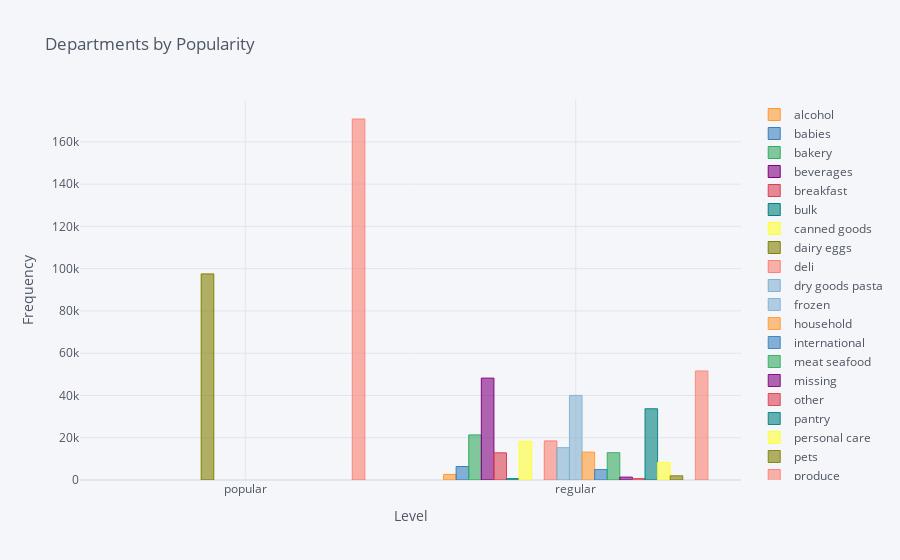

Source (notebook cell):
### Code cell
fig = insta_RetInfo[['dept_bin', 'department']].value_counts().unstack().iplot(kind='bar',
                                                         title= 'Departments by Popularity',
                                                         xaxis_title='Level',
                                                         yaxis_title='Frequency')
fig = go.Figure(fig)

py.plot(fig, filename='Departments_by_Popularity', auto_open=False)
# Here, I've seperated the popular departments from the others

### Figure 1 — Plotly figure (JSON) as saved in the notebook; plotly's stock layout.template omitted (floating-point values rounded to 4 significant figures)
{"data": [{"marker": {"color": "rgba(255, 153, 51, 0.6)", "line": {"color": "rgba(255, 153, 51, 1.0)", "width": 1}}, "name": "alcohol", "orientation": "v", "text": "", "type": "bar", "x": ["popular", "regular"], "y": ["", 2640]}, {"marker": {"color": "rgba(55, 128, 191, 0.6)", "line": {"color": "rgba(55, 128, 191, 1.0)", "width": 1}}, "name": "babies", "orientation": "v", "text": "", "type": "bar", "x": ["popular", "regular"], "y": ["", 6387]}, {"marker": {"color": "rgba(50, 171, 96, 0.6)", "line": {"color": "rgba(50, 171, 96, 1.0)", "width": 1}}, "name": "bakery", "orientation": "v", "text": "", "type": "bar", "x": ["popular", "regular"], "y": ["", 21326]}, {"marker": {"color": "rgba(128, 0, 128, 0.6)", "line": {"color": "rgba(128, 0, 128, 1.0)", "width": 1}}, "name": "beverages", "orientation": "v", "text": "", "type": "bar", "x": ["popular", "regular"], "y": ["", 48199]}, {"marker": {"color": "rgba(219, 64, 82, 0.6)", "line": {"color": "rgba(219, 64, 82, 1.0)", "width": 1}}, "name": "breakfast", "orientation": "v", "text": "", "type": "bar", "x": ["popular", "regular"], "y": ["", 12853]}, {"marker": {"color": "rgba(0, 128, 128, 0.6)", "line": {"color": "rgba(0, 128, 128, 1.0)", "width": 1}}, "name": "bulk", "orientation": "v", "text": "", "type": "bar", "x": ["popular", "regular"], "y": ["", 633]}, {"marker": {"color": "rgba(255, 255, 51, 0.6)", "line": {"color": "rgba(255, 255, 51, 1.0)", "width": 1}}, "name": "canned goods", "orientation": "v", "text": "", "type": "bar", "x": ["popular", "regular"], "y": ["", 18307]}, {"marker": {"color": "rgba(128, 128, 0, 0.6)", "line": {"color": "rgba(128, 128, 0, 1.0)", "width": 1}}, "name": "dairy eggs", "orientation": "v", "text": "", "type": "bar", "x": ["popular", "regular"], "y": [97513, ""]}, {"marker": {"color": "rgba(251, 128, 114, 0.6)", "line": {"color": "rgba(251, 128, 114, 1.0)", "width": 1}}, "name": "deli", "orientation": "v", "text": "", "type": "bar", "x": ["popular", "regular"], "y": ["", 18491]}, {"marker": {"color": "rgba(128, 177, 211, 0.6)", "line": {"color": "rgba(128, 177, 211, 1.0)", "width": 1}}, "name": "dry goods pasta", "orientation": "v", "text": "", "type": "bar", "x": ["popular", "regular"], "y": ["", 15280]}, {"marker": {"color": "rgba(128, 177, 211, 0.6)", "line": {"color": "rgba(128, 177, 211, 0.8999999999999999)", "width": 1}}, "name": "frozen", "orientation": "v", "text": "", "type": "bar", "x": ["popular", "regular"], "y": ["", 40002]}, {"marker": {"color": "rgba(255, 153, 51, 0.6)", "line": {"color": "rgba(255, 153, 51, 0.8999999999999999)", "width": 1}}, "name": "household", "orientation": "v", "text": "", "type": "bar", "x": ["popular", "regular"], "y": ["", 13196]}, {"marker": {"color": "rgba(55, 128, 191, 0.6)", "line": {"color": "rgba(55, 128, 191, 0.8999999999999999)", "width": 1}}, "name": "international", "orientation": "v", "text": "", "type": "bar", "x": ["popular", "regular"], "y": ["", 4955]}, {"marker": {"color": "rgba(50, 171, 96, 0.6)", "line": {"color": "rgba(50, 171, 96, 0.8999999999999999)", "width": 1}}, "name": "meat seafood", "orientation": "v", "text": "", "type": "bar", "x": ["popular", "regular"], "y": ["", 12932]}, {"marker": {"color": "rgba(128, 0, 128, 0.6)", "line": {"color": "rgba(128, 0, 128, 0.8999999999999999)", "width": 1}}, "name": "missing", "orientation": "v", "text": "", "type": "bar", "x": ["popular", "regular"], "y": ["", 1379]}, {"marker": {"color": "rgba(219, 64, 82, 0.6)", "line": {"color": "rgba(219, 64, 82, 0.8999999999999999)", "width": 1}}, "name": "other", "orientation": "v", "text": "", "type": "bar", "x": ["popular", "regular"], "y": ["", 666]}, {"marker": {"color": "rgba(0, 128, 128, 0.6)", "line": {"color": "rgba(0, 128, 128, 0.8999999999999999)", "width": 1}}, "name": "pantry", "orientation": "v", "text": "", "type": "bar", "x": ["popular", "regular"], "y": ["", 33716]}, {"marker": {"color": "rgba(255, 255, 51, 0.6)", "line": {"color": "rgba(255, 255, 51, 0.8999999999999999)", "width": 1}}, "name": "personal care", "orientation": "v", "text": "", "type": "bar", "x": ["popular", "regular"], "y": ["", 8331]}, {"marker": {"color": "rgba(128, 128, 0, 0.6)", "line": {"color": "rgba(128, 128, 0, 0.8999999999999999)", "width": 1}}, "name": "pets", "orientation": "v", "text": "", "type": "bar", "x": ["popular", "regular"], "y": ["", 1988]}, {"marker": {"color": "rgba(251, 128, 114, 0.6)", "line": {"color": "rgba(251, 128, 114, 0.8999999999999999)", "width": 1}}, "name": "produce", "orientation": "v", "text": "", "type": "bar", "x": ["popular", "regular"], "y": [170800, ""]}, {"marker": {"color": "rgba(251, 128, 114, 0.6)", "line": {"color": "rgba(251, 128, 114, 0.7999999999999998)", "width": 1}}, "name": "snacks", "orientation": "v", "text": "", "type": "bar", "x": ["popular", "regular"], "y": ["", 51627]}], "layout": {"legend": {"bgcolor": "#F5F6F9", "font": {"color": "#4D5663"}}, "paper_bgcolor": "#F5F6F9", "plot_bgcolor": "#F5F6F9", "title": {"font": {"color": "#4D5663"}, "text": "Departments by Popularity"}, "xaxis": {"gridcolor": "#E1E5ED", "showgrid": true, "tickfont": {"color": "#4D5663"}, "title": {"font": {"color": "#4D5663"}, "text": "Level"}, "zerolinecolor": "#E1E5ED"}, "yaxis": {"gridcolor": "#E1E5ED", "showgrid": true, "tickfont": {"color": "#4D5663"}, "title": {"font": {"color": "#4D5663"}, "text": "Frequency"}, "zerolinecolor": "#E1E5ED"}}}
